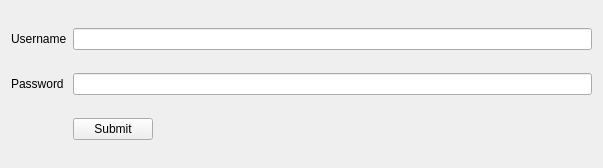
<?xml version="1.0" encoding="UTF-8"?>
<ui version="4.0">
 <class>Login</class>
 <widget class="QWidget" name="Login">
  <property name="geometry">
   <rect>
    <x>0</x>
    <y>0</y>
    <width>603</width>
    <height>168</height>
   </rect>
  </property>
  <property name="windowTitle">
   <string>Login</string>
  </property>
  <layout class="QGridLayout" name="gridLayout">
   <item row="1" column="0">
    <widget class="QLabel" name="password_label">
     <property name="text">
      <string>Password</string>
     </property>
    </widget>
   </item>
   <item row="0" column="0">
    <widget class="QLabel" name="username_label">
     <property name="text">
      <string>Username</string>
     </property>
    </widget>
   </item>
   <item row="2" column="1">
    <widget class="QPushButton" name="submit_pusButton">
     <property name="text">
      <string>Submit</string>
     </property>
    </widget>
   </item>
   <item row="1" column="1" colspan="2">
    <widget class="QLineEdit" name="password_lineEdit"/>
   </item>
   <item row="0" column="1" colspan="2">
    <widget class="QLineEdit" name="username_lineEdit"/>
   </item>
   <item row="2" column="2">
    <spacer name="horizontalSpacer">
     <property name="orientation">
      <enum>Qt::Horizontal</enum>
     </property>
     <property name="sizeHint" stdset="0">
      <size>
       <width>40</width>
       <height>20</height>
      </size>
     </property>
    </spacer>
   </item>
  </layout>
 </widget>
 <resources/>
 <connections/>
</ui>
